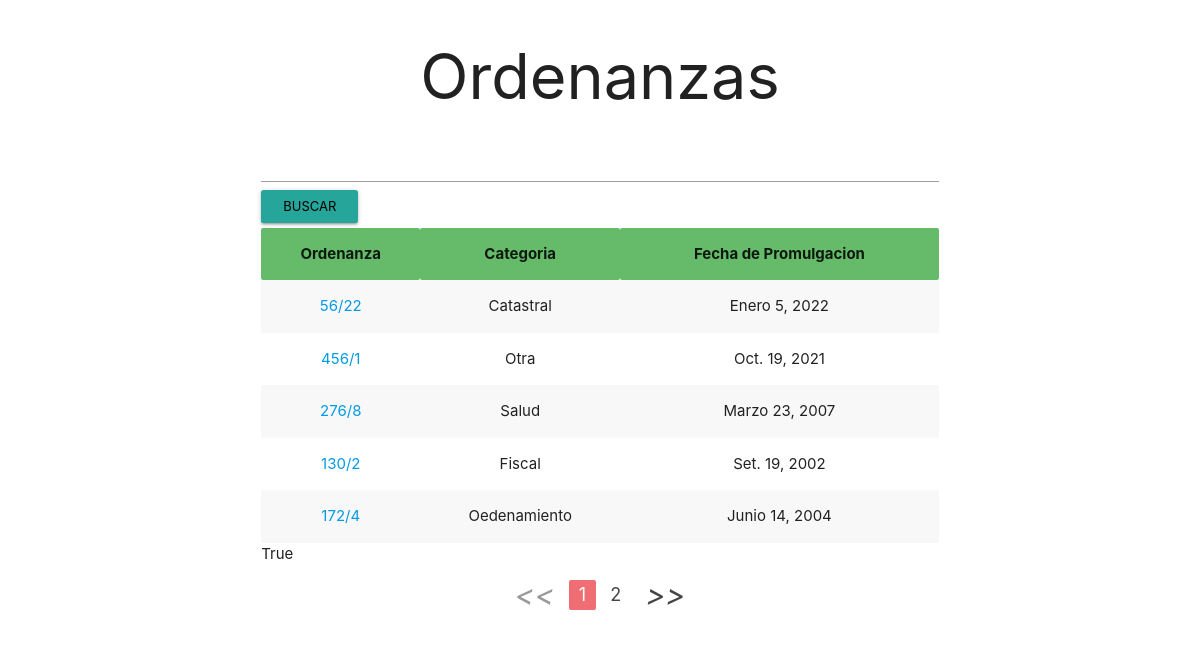
The page /ordenanzas/O/ on the database its author committed.
### ordenanzas/models.py (models this page shows, shortened)
class Ordenanza(models.Model):
    numero = models.IntegerField("Numero", blank=True, null=True)
    ano = models.IntegerField("Año", blank=True, null=True)
    cat = models.ForeignKey(Categoria, verbose_name="Categoria", on_delete=models.CASCADE)
    fecha_promulgacion = models.DateField("Fecha de Promulgacion")
    reseña = models.TextField("Reseña Ordenanza")
    tags = models.ManyToManyField(Tag, verbose_name="Tags", null=True)
    concejal = models.CharField("Presentado por", max_length=60, null=True, blank=False, default='')
    pdfFile = models.FileField("Archivo", upload_to='ordenanzas/', null=False, blank=True)
    created_date = models.DateTimeField("Fecha de Creación",
            default=timezone.now)
    def __str__(self) -> str:
        return str(self.numero) + "/" + str(self.ano)

class Categoria(models.Model):
    descripcion = models.TextField("Descripcion", max_length=30, unique=True)

### ordenanzas/views.py (the view)
# urls.py: path("O/", ListOrdenanza.as_view(), name='Listado-Ordenanzas'),
class ListOrdenanza(ListView):
    model = Ordenanza
    paginate_by = 5
    tamplate_name = 'ordenazas/ordenaza_list.html'
    context_object_name = 'ordenazas'
    queryset = Ordenanza.objects.all()
    def get_context_data(self, **kwargs):
        context = super().get_context_data(**kwargs)
        context["mensaje"] = "un menaje"
        print(context)
        return context

### ordenanzas/models.py (called while the page is built)
    def __str__(self) -> str:
        return self.tag

### ordenanzas/templates/ordenanzas/ordenanza_list.html (shortened to what this page needs)
{% extends 'base.html' %}
{% load static %}
{% block content %}
<h1 class="center">Ordenanzas</h1>
{% include "snippets/search.html" %}
<table id="myTable" class="highlight centered striped">
    <thead class="green lighten-1">
      <tr >
        <th>Ordenanza</th>
        <th>Categoria</th>
        <th>Fecha de Promulgacion</th>
      </tr>
    </thead>
    <tbody>
        {% for ordenanza in ordenazas %}
            <tr>
                <td><a id="seeOrdenanza" class="td-name" href="#">  {{ ordenanza }}</a></td>
                <td class="td-categoria">{{ ordenanza.cat.descripcion}}</td>
                <td class="td-promulgacion">{{ ordenanza.fecha_promulgacion}}</td>
            </tr>
        {% empty %}
            <tr>
                <li>No Se encontraron coincidencias.</li>
            </tr
        {% endfor %}
    </tbody>
  </table>
  {{ is_paginated }}
  {% if is_paginated %}
  <div>
    <ul class="pagination center">
      {% if page_obj.has_previous %}
        <li class="waves-effect"><a href="?page={{ page_obj.previous_page_number }}"><i class="material-icons"> << </i></a></li>
      {% else %}
        <li class="disabled"><a href="#"><i class="material-icons"> << </i></a></li>
      {% endif %}
      {% for i in paginator.page_range %}
        <li class="{% if page_obj.number == i %} active {% endif %}"><a href="?page={{ i }}">{{i}}</a></li>
      {% endfor %}
      {% if page_obj.has_next %}
        <li class="waves-effect"><a href="?page={{ page_obj.next_page_number }}"><i class="material-icons"> >> </i></a></li>
        {% else %}
        <li class="disabled"><a href="#"><i class="material-icons"> >> </i></a></li>
      {% endif %}
    </ul>
  </div>
  {% endif %}
{% endblock content %}

### templates/base.html (shortened to what this page needs)
{% load static %}
<!DOCTYPE html>
<html lang="en">
<head>
    <link rel="stylesheet" href="https://cdnjs.cloudflare.com/ajax/libs/materialize/1.0.0/css/materialize.min.css">
    <link rel="stylesheet" href="{% static '/css/micss.css' %} ">
</head>
<body>
    <div class="container">
        <div class="row">
            <div class="col s6 l10">
                {% block content %}
                {% endblock %}
            <div class="col s3 l1"></div>
        </div>
    </div>
</body>
</html>

### templates/snippets/search.html
<form action="{% url 'ordenanzas:search' %}">
    <div class="input-group">
        <input type="text" value="{{query}} "name="q" class="form-control" placeholder="Buscar">
        <div class="input-group-append">
            <input type="submit" class="waves-effect waves-light btn-small" value="Buscar">
        </div>
    </div>
</form>

### static/css/micss.css (style rules this page uses)
#myTable { margin-top: 5px; }

### rows shown on the page
Ordenanza: numero+ano "56/22", cat.descripcion "Catastral", fecha_promulgacion "Enero 5, 2022"
Ordenanza: numero+ano "456/1", cat.descripcion "Otra", fecha_promulgacion "Oct. 19, 2021"
Ordenanza: numero+ano "276/8", cat.descripcion "Salud", fecha_promulgacion "Marzo 23, 2007"
Ordenanza: numero+ano "130/2", cat.descripcion "Fiscal", fecha_promulgacion "Set. 19, 2002"
Ordenanza: numero+ano "172/4", cat.descripcion "Oedenamiento", fecha_promulgacion "Junio 14, 2004"

### other values the page prints
{{ is_paginated }} "True"
{{ i }} "1" "2"
